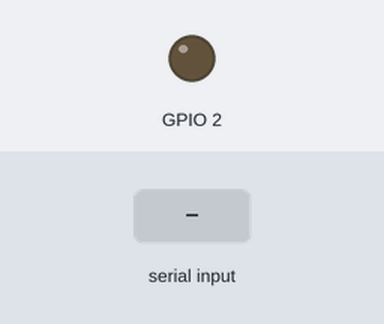
Simulated run of this sketch. Board: ESP32. On the bench: output pins drawn as LEDs (lit = HIGH). The inputs (shaded band) are chosen by the test bench. What the sketch prints to the serial monitor is not drawn.

Above: at 3.8 s.
3.9 s: "N" received over the second serial link
At 5.1 s:
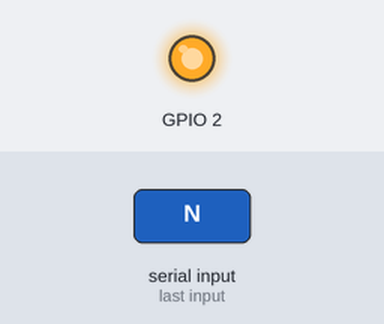
5.5 s: "F" received over the second serial link
At 6.7 s:
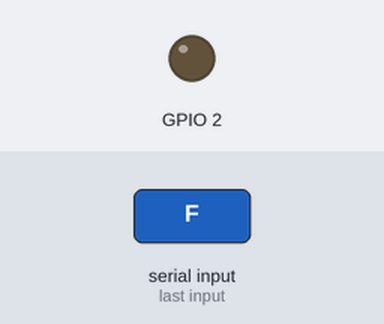
Timing chart, 0 to 8.5 s (numbered marks = the images above; inputs shaded):
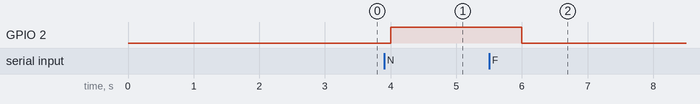

The sketch:

prackit.ino
```cpp
#define LED 2
char number;
#include <HardwareSerial.h>

HardwareSerial Serialport(2); // UART 3

void setup(){
  pinMode(2 , OUTPUT);
  Serial.begin(9600);
  Serialport.begin(9600 , SERIAL_8N2 , 16 ,17 );

}

void loop(){
  Serial.print('N');
  delay(1000);
  Serial.print('F');


  // uart 2;
  if(Serialport.available()){
    number=Serialport.read();
  }

  if (number=='N'){
    digitalWrite(2, HIGH);
  }
  if(number=='F'){
    digitalWrite(2 , LOW);
  }
}
```

Measured:
- after the input at 3.9 s, GPIO 2: LOW → HIGH after 0.10 s
- after the input at 5.5 s, GPIO 2: HIGH → LOW after 0.50 s
